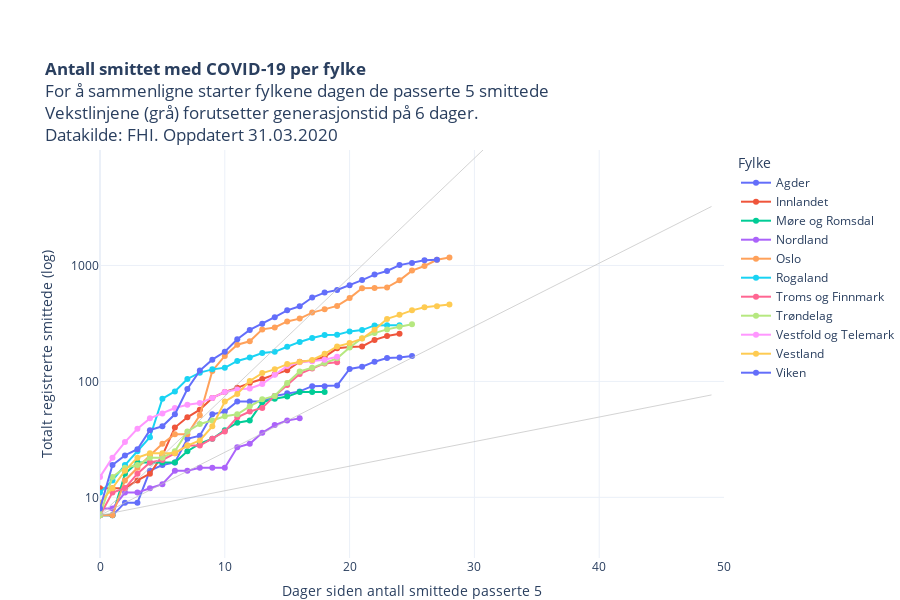

The notebook cell saved with this chart:
### Code cell
kategori = [i for i in restart["Fylke"].unique()]
kategori.sort()

fig = px.scatter(restart, 
                 x="level_1", 
                 y="value", 
                 color="Fylke",
                 hover_name="Fylke",
                 hover_data=["RHF", "variable", "value"],
                 #animation_frame="variable",
                 #animation_group="RHF",
                 log_y=True,
                 height=600,
                 #category_orders={"Fylke": kategori}, 
                 #color_discrete_sequence=colorlist,
                 template = "plotly_white",
                 range_y=[3,9900],
                 range_x=[0,50],
                 title = "<b>Antall smittet med COVID-19 per fylke</b><br>For å sammenligne starter fylkene dagen de passerte 5 smittede<br>Vekstlinjene (grå) forutsetter generasjonstid på 6 dager.<br>Datakilde: FHI. Oppdatert "+datetime.today().strftime('%d.%m.%Y'),
                 labels = {"level_1": "Dager siden antall smittede passerte 5", "variable": "Dato", "value": "Totalt registrerte smittede (log)"}    
                )

fig.update_traces(mode="markers+lines")

fig.update_layout(autosize=True,
    margin=dict(l=100, r=100, t=150, b=0),
    paper_bgcolor='rgba(0, 0, 0, 0)',
    #plot_bgcolor='rgb(248, 248, 255),'    
                 )
fig.update_yaxes(nticks=4)



fig.add_trace(go.Scatter(x=np.arange(50), 
                        y=np.fv(((1.8-1)/6),np.arange(50),0,-7, when="begin"), 
                        mode='lines',
                        name="R<sub>t</sub>=1,8",
                        hoverinfo="name",
                        showlegend=False,
                        line=dict(
                            color="rgba(192,192,192,0.7)",
                            width=1
                               )))

fig.add_trace(go.Scatter(x=np.arange(50), 
                        y=np.fv(((1.3-1)/6),np.arange(50),0,-7, when="begin"), 
                        mode='lines',
                        name="R<sub>t</sub>=1,3",
                        hoverinfo="name",
                        showlegend=False,
                        line=dict(
                            color="rgba(192,192,192,0.7)",
                            width=1
                               )))

fig.add_trace(go.Scatter(x=np.arange(50), 
                        y=np.fv(((2.6-1)/6),np.arange(50),0,-7, when="begin"), 
                        mode='lines',
                        name="R<sub>t</sub>=2,6",
                        showlegend=False,
                        hoverinfo="name",
                        line=dict(
                            color="rgba(192,192,192,0.7)",
                            width=1
                               )))

fig.add_annotation(
            x=40,
            y=400,
            text="dict Text 2")



py.plot(fig, filename='COVID19_antall_per_fylke.html', auto_open=False)
fig.show()

### Figure 1 — Plotly figure (JSON) as saved in the notebook; plotly's stock layout.template omitted (floating-point values rounded to 4 significant figures)
{"data": [{"customdata": [["Helse Sør-Øst", "05 Mar", 7], ["Helse Sør-Øst", "06 Mar", 7], ["Helse Sør-Øst", "07 Mar", 9], ["Helse Sør-Øst", "08 Mar", 9], ["Helse Sør-Øst", "09 Mar", 17], ["Helse Sør-Øst", "10 Mar", 19], ["Helse Sør-Øst", "11 Mar", 20], ["Helse Sør-Øst", "12 Mar", 32], ["Helse Sør-Øst", "13 Mar", 34], ["Helse Sør-Øst", "14 Mar", 52], ["Helse Sør-Øst", "15 Mar", 55], ["Helse Sør-Øst", "16 Mar", 67], ["Helse Sør-Øst", "17 Mar", 67], ["Helse Sør-Øst", "18 Mar", 67], ["Helse Sør-Øst", "19 Mar", 75], ["Helse Sør-Øst", "20 Mar", 79], ["Helse Sør-Øst", "21 Mar", 82], ["Helse Sør-Øst", "22 Mar", 91], ["Helse Sør-Øst", "23 Mar", 91], ["Helse Sør-Øst", "24 Mar", 92], ["Helse Sør-Øst", "25 Mar", 128], ["Helse Sør-Øst", "26 Mar", 134], ["Helse Sør-Øst", "27 Mar", 148], ["Helse Sør-Øst", "28 Mar", 159], ["Helse Sør-Øst", "29 Mar", 161], ["Helse Sør-Øst", "30 Mar", 166]], "hoverlabel": {"namelength": 0}, "hovertemplate": "<b>%{hovertext}</b><br><br>Fylke=Agder<br>Dager siden antall smittede passerte 5=%{x}<br>Totalt registrerte smittede (log)=%{customdata[2]}<br>RHF=%{customdata[0]}<br>Dato=%{customdata[1]}", "hovertext": ["Agder", "Agder", "Agder", "Agder", "Agder", "Agder", "Agder", "Agder", "Agder", "Agder", "Agder", "Agder", "Agder", "Agder", "Agder", "Agder", "Agder", "Agder", "Agder", "Agder", "Agder", "Agder", "Agder", "Agder", "Agder", "Agder"], "legendgroup": "Agder", "marker": {"color": "#636efa", "symbol": "circle"}, "mode": "markers+lines", "name": "Agder", "showlegend": true, "type": "scatter", "x": [0, 1, 2, 3, 4, 5, 6, 7, 8, 9, 10, 11, 12, 13, 14, 15, 16, 17, 18, 19, 20, 21, 22, 23, 24, 25], "xaxis": "x", "y": [7, 7, 9, 9, 17, 19, 20, 32, 34, 52, 55, 67, 67, 67, 75, 79, 82, 91, 91, 92, 128, 134, 148, 159, 161, 166], "yaxis": "y"}, {"customdata": [["Helse Sør-Øst", "06 Mar", 12], ["Helse Sør-Øst", "07 Mar", 12], ["Helse Sør-Øst", "08 Mar", 12], ["Helse Sør-Øst", "09 Mar", 14], ["Helse Sør-Øst", "10 Mar", 16], ["Helse Sør-Øst", "11 Mar", 23], ["Helse Sør-Øst", "12 Mar", 40], ["Helse Sør-Øst", "13 Mar", 49], ["Helse Sør-Øst", "14 Mar", 57], ["Helse Sør-Øst", "15 Mar", 72], ["Helse Sør-Øst", "16 Mar", 81], ["Helse Sør-Øst", "17 Mar", 88], ["Helse Sør-Øst", "18 Mar", 97], ["Helse Sør-Øst", "19 Mar", 105], ["Helse Sør-Øst", "20 Mar", 115], ["Helse Sør-Øst", "21 Mar", 125], ["Helse Sør-Øst", "22 Mar", 148], ["Helse Sør-Øst", "23 Mar", 151], ["Helse Sør-Øst", "24 Mar", 163], ["Helse Sør-Øst", "25 Mar", 193], ["Helse Sør-Øst", "26 Mar", 198], ["Helse Sør-Øst", "27 Mar", 200], ["Helse Sør-Øst", "28 Mar", 228], ["Helse Sør-Øst", "29 Mar", 246], ["Helse Sør-Øst", "30 Mar", 258]], "hoverlabel": {"namelength": 0}, "hovertemplate": "<b>%{hovertext}</b><br><br>Fylke=Innlandet<br>Dager siden antall smittede passerte 5=%{x}<br>Totalt registrerte smittede (log)=%{customdata[2]}<br>RHF=%{customdata[0]}<br>Dato=%{customdata[1]}", "hovertext": ["Innlandet", "Innlandet", "Innlandet", "Innlandet", "Innlandet", "Innlandet", "Innlandet", "Innlandet", "Innlandet", "Innlandet", "Innlandet", "Innlandet", "Innlandet", "Innlandet", "Innlandet", "Innlandet", "Innlandet", "Innlandet", "Innlandet", "Innlandet", "Innlandet", "Innlandet", "Innlandet", "Innlandet", "Innlandet"], "legendgroup": "Innlandet", "marker": {"color": "#EF553B", "symbol": "circle"}, "mode": "markers+lines", "name": "Innlandet", "showlegend": true, "type": "scatter", "x": [0, 1, 2, 3, 4, 5, 6, 7, 8, 9, 10, 11, 12, 13, 14, 15, 16, 17, 18, 19, 20, 21, 22, 23, 24], "xaxis": "x", "y": [12, 12, 12, 14, 16, 23, 40, 49, 57, 72, 81, 88, 97, 105, 115, 125, 148, 151, 163, 193, 198, 200, 228, 246, 258], "yaxis": "y"}, {"customdata": [["Helse Midt-Norge", "11 Mar", 7], ["Helse Midt-Norge", "13 Mar", 7], ["Helse Midt-Norge", "14 Mar", 16], ["Helse Midt-Norge", "15 Mar", 20], ["Helse Midt-Norge", "16 Mar", 20], ["Helse Midt-Norge", "17 Mar", 20], ["Helse Midt-Norge", "18 Mar", 20], ["Helse Midt-Norge", "19 Mar", 25], ["Helse Midt-Norge", "20 Mar", 29], ["Helse Midt-Norge", "21 Mar", 32], ["Helse Midt-Norge", "22 Mar", 38], ["Helse Midt-Norge", "23 Mar", 44], ["Helse Midt-Norge", "24 Mar", 46], ["Helse Midt-Norge", "25 Mar", 66], ["Helse Midt-Norge", "26 Mar", 71], ["Helse Midt-Norge", "27 Mar", 74], ["Helse Midt-Norge", "28 Mar", 81], ["Helse Midt-Norge", "29 Mar", 81], ["Helse Midt-Norge", "30 Mar", 81]], "hoverlabel": {"namelength": 0}, "hovertemplate": "<b>%{hovertext}</b><br><br>Fylke=Møre og Romsdal<br>Dager siden antall smittede passerte 5=%{x}<br>Totalt registrerte smittede (log)=%{customdata[2]}<br>RHF=%{customdata[0]}<br>Dato=%{customdata[1]}", "hovertext": ["Møre og Romsdal", "Møre og Romsdal", "Møre og Romsdal", "Møre og Romsdal", "Møre og Romsdal", "Møre og Romsdal", "Møre og Romsdal", "Møre og Romsdal", "Møre og Romsdal", "Møre og Romsdal", "Møre og Romsdal", "Møre og Romsdal", "Møre og Romsdal", "Møre og Romsdal", "Møre og Romsdal", "Møre og Romsdal", "Møre og Romsdal", "Møre og Romsdal", "Møre og Romsdal"], "legendgroup": "Møre og Romsdal", "marker": {"color": "#00cc96", "symbol": "circle"}, "mode": "markers+lines", "name": "Møre og Romsdal", "showlegend": true, "type": "scatter", "x": [0, 1, 2, 3, 4, 5, 6, 7, 8, 9, 10, 11, 12, 13, 14, 15, 16, 17, 18], "xaxis": "x", "y": [7, 7, 16, 20, 20, 20, 20, 25, 29, 32, 38, 44, 46, 66, 71, 74, 81, 81, 81], "yaxis": "y"}, {"customdata": [["Helse Nord", "14 Mar", 8], ["Helse Nord", "15 Mar", 8], ["Helse Nord", "16 Mar", 11], ["Helse Nord", "17 Mar", 11], ["Helse Nord", "18 Mar", 12], ["Helse Nord", "19 Mar", 13], ["Helse Nord", "20 Mar", 17], ["Helse Nord", "21 Mar", 17], ["Helse Nord", "22 Mar", 18], ["Helse Nord", "23 Mar", 18], ["Helse Nord", "24 Mar", 18], ["Helse Nord", "25 Mar", 27], ["Helse Nord", "26 Mar", 29], ["Helse Nord", "27 Mar", 36], ["Helse Nord", "28 Mar", 42], ["Helse Nord", "29 Mar", 46], ["Helse Nord", "30 Mar", 48]], "hoverlabel": {"namelength": 0}, "hovertemplate": "<b>%{hovertext}</b><br><br>Fylke=Nordland<br>Dager siden antall smittede passerte 5=%{x}<br>Totalt registrerte smittede (log)=%{customdata[2]}<br>RHF=%{customdata[0]}<br>Dato=%{customdata[1]}", "hovertext": ["Nordland", "Nordland", "Nordland", "Nordland", "Nordland", "Nordland", "Nordland", "Nordland", "Nordland", "Nordland", "Nordland", "Nordland", "Nordland", "Nordland", "Nordland", "Nordland", "Nordland"], "legendgroup": "Nordland", "marker": {"color": "#ab63fa", "symbol": "circle"}, "mode": "markers+lines", "name": "Nordland", "showlegend": true, "type": "scatter", "x": [0, 1, 2, 3, 4, 5, 6, 7, 8, 9, 10, 11, 12, 13, 14, 15, 16], "xaxis": "x", "y": [8, 8, 11, 11, 12, 13, 17, 17, 18, 18, 18, 27, 29, 36, 42, 46, 48], "yaxis": "y"}, {"customdata": [["Helse Sør-Øst", "02 Mar", 7], ["Helse Sør-Øst", "03 Mar", 7], ["Helse Sør-Øst", "04 Mar", 14], ["Helse Sør-Øst", "05 Mar", 18], ["Helse Sør-Øst", "06 Mar", 23], ["Helse Sør-Øst", "07 Mar", 29], ["Helse Sør-Øst", "08 Mar", 35], ["Helse Sør-Øst", "09 Mar", 35], ["Helse Sør-Øst", "10 Mar", 51], ["Helse Sør-Øst", "11 Mar", 123], ["Helse Sør-Øst", "12 Mar", 166], ["Helse Sør-Øst", "13 Mar", 207], ["Helse Sør-Øst", "14 Mar", 222], ["Helse Sør-Øst", "15 Mar", 281], ["Helse Sør-Øst", "16 Mar", 292], ["Helse Sør-Øst", "17 Mar", 329], ["Helse Sør-Øst", "18 Mar", 348], ["Helse Sør-Øst", "19 Mar", 392], ["Helse Sør-Øst", "20 Mar", 419], ["Helse Sør-Øst", "21 Mar", 448], ["Helse Sør-Øst", "22 Mar", 523], ["Helse Sør-Øst", "23 Mar", 636], ["Helse Sør-Øst", "24 Mar", 640], ["Helse Sør-Øst", "25 Mar", 647], ["Helse Sør-Øst", "26 Mar", 744], ["Helse Sør-Øst", "27 Mar", 903], ["Helse Sør-Øst", "28 Mar", 989], ["Helse Sør-Øst", "29 Mar", 1118], ["Helse Sør-Øst", "30 Mar", 1169]], "hoverlabel": {"namelength": 0}, "hovertemplate": "<b>%{hovertext}</b><br><br>Fylke=Oslo<br>Dager siden antall smittede passerte 5=%{x}<br>Totalt registrerte smittede (log)=%{customdata[2]}<br>RHF=%{customdata[0]}<br>Dato=%{customdata[1]}", "hovertext": ["Oslo", "Oslo", "Oslo", "Oslo", "Oslo", "Oslo", "Oslo", "Oslo", "Oslo", "Oslo", "Oslo", "Oslo", "Oslo", "Oslo", "Oslo", "Oslo", "Oslo", "Oslo", "Oslo", "Oslo", "Oslo", "Oslo", "Oslo", "Oslo", "Oslo", "Oslo", "Oslo", "Oslo", "Oslo"], "legendgroup": "Oslo", "marker": {"color": "#FFA15A", "symbol": "circle"}, "mode": "markers+lines", "name": "Oslo", "showlegend": true, "type": "scatter", "x": [0, 1, 2, 3, 4, 5, 6, 7, 8, 9, 10, 11, 12, 13, 14, 15, 16, 17, 18, 19, 20, 21, 22, 23, 24, 25, 26, 27, 28], "xaxis": "x", "y": [7, 7, 14, 18, 23, 29, 35, 35, 51, 123, 166, 207, 222, 281, 292, 329, 348, 392, 419, 448, 523, 636, 640, 647, 744, 903, 989, 1118, 1169], "yaxis": "y"}, {"customdata": [["Helse Vest", "06 Mar", 11], ["Helse Vest", "07 Mar", 14], ["Helse Vest", "08 Mar", 19], ["Helse Vest", "09 Mar", 25], ["Helse Vest", "10 Mar", 33], ["Helse Vest", "11 Mar", 71], ["Helse Vest", "12 Mar", 82], ["Helse Vest", "13 Mar", 105], ["Helse Vest", "14 Mar", 119], ["Helse Vest", "15 Mar", 127], ["Helse Vest", "16 Mar", 131], ["Helse Vest", "17 Mar", 150], ["Helse Vest", "18 Mar", 161], ["Helse Vest", "19 Mar", 176], ["Helse Vest", "20 Mar", 180], ["Helse Vest", "21 Mar", 199], ["Helse Vest", "22 Mar", 219], ["Helse Vest", "23 Mar", 237], ["Helse Vest", "24 Mar", 251], ["Helse Vest", "25 Mar", 253], ["Helse Vest", "26 Mar", 270], ["Helse Vest", "27 Mar", 277], ["Helse Vest", "28 Mar", 304], ["Helse Vest", "29 Mar", 305], ["Helse Vest", "30 Mar", 305]], "hoverlabel": {"namelength": 0}, "hovertemplate": "<b>%{hovertext}</b><br><br>Fylke=Rogaland<br>Dager siden antall smittede passerte 5=%{x}<br>Totalt registrerte smittede (log)=%{customdata[2]}<br>RHF=%{customdata[0]}<br>Dato=%{customdata[1]}", "hovertext": ["Rogaland", "Rogaland", "Rogaland", "Rogaland", "Rogaland", "Rogaland", "Rogaland", "Rogaland", "Rogaland", "Rogaland", "Rogaland", "Rogaland", "Rogaland", "Rogaland", "Rogaland", "Rogaland", "Rogaland", "Rogaland", "Rogaland", "Rogaland", "Rogaland", "Rogaland", "Rogaland", "Rogaland", "Rogaland"], "legendgroup": "Rogaland", "marker": {"color": "#19d3f3", "symbol": "circle"}, "mode": "markers+lines", "name": "Rogaland", "showlegend": true, "type": "scatter", "x": [0, 1, 2, 3, 4, 5, 6, 7, 8, 9, 10, 11, 12, 13, 14, 15, 16, 17, 18, 19, 20, 21, 22, 23, 24], "xaxis": "x", "y": [11, 14, 19, 25, 33, 71, 82, 105, 119, 127, 131, 150, 161, 176, 180, 199, 219, 237, 251, 253, 270, 277, 304, 305, 305], "yaxis": "y"}, {"customdata": [["Helse Nord", "11 Mar", 7], ["Helse Nord", "12 Mar", 11], ["Helse Nord", "13 Mar", 12], ["Helse Nord", "14 Mar", 16], ["Helse Nord", "15 Mar", 20], ["Helse Nord", "16 Mar", 21], ["Helse Nord", "17 Mar", 24], ["Helse Nord", "18 Mar", 28], ["Helse Nord", "19 Mar", 28], ["Helse Nord", "20 Mar", 32], ["Helse Nord", "21 Mar", 37], ["Helse Nord", "22 Mar", 49], ["Helse Nord", "23 Mar", 55], ["Helse Nord", "24 Mar", 59], ["Helse Nord", "25 Mar", 75], ["Helse Nord", "26 Mar", 93], ["Helse Nord", "27 Mar", 116], ["Helse Nord", "28 Mar", 129], ["Helse Nord", "29 Mar", 143], ["Helse Nord", "30 Mar", 146]], "hoverlabel": {"namelength": 0}, "hovertemplate": "<b>%{hovertext}</b><br><br>Fylke=Troms og Finnmark<br>Dager siden antall smittede passerte 5=%{x}<br>Totalt registrerte smittede (log)=%{customdata[2]}<br>RHF=%{customdata[0]}<br>Dato=%{customdata[1]}", "hovertext": ["Troms og Finnmark", "Troms og Finnmark", "Troms og Finnmark", "Troms og Finnmark", "Troms og Finnmark", "Troms og Finnmark", "Troms og Finnmark", "Troms og Finnmark", "Troms og Finnmark", "Troms og Finnmark", "Troms og Finnmark", "Troms og Finnmark", "Troms og Finnmark", "Troms og Finnmark", "Troms og Finnmark", "Troms og Finnmark", "Troms og Finnmark", "Troms og Finnmark", "Troms og Finnmark", "Troms og Finnmark"], "legendgroup": "Troms og Finnmark", "marker": {"color": "#FF6692", "symbol": "circle"}, "mode": "markers+lines", "name": "Troms og Finnmark", "showlegend": true, "type": "scatter", "x": [0, 1, 2, 3, 4, 5, 6, 7, 8, 9, 10, 11, 12, 13, 14, 15, 16, 17, 18, 19], "xaxis": "x", "y": [7, 11, 12, 16, 20, 21, 24, 28, 28, 32, 37, 49, 55, 59, 75, 93, 116, 129, 143, 146], "yaxis": "y"}, {"customdata": [["Helse Midt-Norge", "05 Mar", 7], ["Helse Midt-Norge", "06 Mar", 15], ["Helse Midt-Norge", "07 Mar", 18], ["Helse Midt-Norge", "08 Mar", 19], ["Helse Midt-Norge", "09 Mar", 22], ["Helse Midt-Norge", "10 Mar", 22], ["Helse Midt-Norge", "11 Mar", 25], ["Helse Midt-Norge", "12 Mar", 37], ["Helse Midt-Norge", "13 Mar", 43], ["Helse Midt-Norge", "14 Mar", 46], ["Helse Midt-Norge", "15 Mar", 50], ["Helse Midt-Norge", "16 Mar", 52], ["Helse Midt-Norge", "17 Mar", 61], ["Helse Midt-Norge", "18 Mar", 70], ["Helse Midt-Norge", "19 Mar", 75], ["Helse Midt-Norge", "20 Mar", 97], ["Helse Midt-Norge", "21 Mar", 122], ["Helse Midt-Norge", "22 Mar", 131], ["Helse Midt-Norge", "23 Mar", 144], ["Helse Midt-Norge", "24 Mar", 158], ["Helse Midt-Norge", "25 Mar", 196], ["Helse Midt-Norge", "26 Mar", 236], ["Helse Midt-Norge", "27 Mar", 261], ["Helse Midt-Norge", "28 Mar", 281], ["Helse Midt-Norge", "29 Mar", 296], ["Helse Midt-Norge", "30 Mar", 311]], "hoverlabel": {"namelength": 0}, "hovertemplate": "<b>%{hovertext}</b><br><br>Fylke=Trøndelag<br>Dager siden antall smittede passerte 5=%{x}<br>Totalt registrerte smittede (log)=%{customdata[2]}<br>RHF=%{customdata[0]}<br>Dato=%{customdata[1]}", "hovertext": ["Trøndelag", "Trøndelag", "Trøndelag", "Trøndelag", "Trøndelag", "Trøndelag", "Trøndelag", "Trøndelag", "Trøndelag", "Trøndelag", "Trøndelag", "Trøndelag", "Trøndelag", "Trøndelag", "Trøndelag", "Trøndelag", "Trøndelag", "Trøndelag", "Trøndelag", "Trøndelag", "Trøndelag", "Trøndelag", "Trøndelag", "Trøndelag", "Trøndelag", "Trøndelag"], "legendgroup": "Trøndelag", "marker": {"color": "#B6E880", "symbol": "circle"}, "mode": "markers+lines", "name": "Trøndelag", "showlegend": true, "type": "scatter", "x": [0, 1, 2, 3, 4, 5, 6, 7, 8, 9, 10, 11, 12, 13, 14, 15, 16, 17, 18, 19, 20, 21, 22, 23, 24, 25], "xaxis": "x", "y": [7, 15, 18, 19, 22, 22, 25, 37, 43, 46, 50, 52, 61, 70, 75, 97, 122, 131, 144, 158, 196, 236, 261, 281, 296, 311], "yaxis": "y"}, {"customdata": [["Helse Sør-Øst", "11 Mar", 15], ["Helse Sør-Øst", "12 Mar", 22], ["Helse Sør-Øst", "13 Mar", 30], ["Helse Sør-Øst", "14 Mar", 39], ["Helse Sør-Øst", "15 Mar", 48], ["Helse Sør-Øst", "16 Mar", 53], ["Helse Sør-Øst", "17 Mar", 59], ["Helse Sør-Øst", "18 Mar", 63], ["Helse Sør-Øst", "19 Mar", 65], ["Helse Sør-Øst", "20 Mar", 72], ["Helse Sør-Øst", "21 Mar", 81], ["Helse Sør-Øst", "22 Mar", 85], ["Helse Sør-Øst", "23 Mar", 87], ["Helse Sør-Øst", "24 Mar", 95], ["Helse Sør-Øst", "25 Mar", 114], ["Helse Sør-Øst", "26 Mar", 136], ["Helse Sør-Øst", "27 Mar", 146], ["Helse Sør-Øst", "28 Mar", 149], ["Helse Sør-Øst", "29 Mar", 154], ["Helse Sør-Øst", "30 Mar", 163]], "hoverlabel": {"namelength": 0}, "hovertemplate": "<b>%{hovertext}</b><br><br>Fylke=Vestfold og Telemark<br>Dager siden antall smittede passerte 5=%{x}<br>Totalt registrerte smittede (log)=%{customdata[2]}<br>RHF=%{customdata[0]}<br>Dato=%{customdata[1]}", "hovertext": ["Vestfold og Telemark", "Vestfold og Telemark", "Vestfold og Telemark", "Vestfold og Telemark", "Vestfold og Telemark", "Vestfold og Telemark", "Vestfold og Telemark", "Vestfold og Telemark", "Vestfold og Telemark", "Vestfold og Telemark", "Vestfold og Telemark", "Vestfold og Telemark", "Vestfold og Telemark", "Vestfold og Telemark", "Vestfold og Telemark", "Vestfold og Telemark", "Vestfold og Telemark", "Vestfold og Telemark", "Vestfold og Telemark", "Vestfold og Telemark"], "legendgroup": "Vestfold og Telemark", "marker": {"color": "#FF97FF", "symbol": "circle"}, "mode": "markers+lines", "name": "Vestfold og Telemark", "showlegend": true, "type": "scatter", "x": [0, 1, 2, 3, 4, 5, 6, 7, 8, 9, 10, 11, 12, 13, 14, 15, 16, 17, 18, 19], "xaxis": "x", "y": [15, 22, 30, 39, 48, 53, 59, 63, 65, 72, 81, 85, 87, 95, 114, 136, 146, 149, 154, 163], "yaxis": "y"}, {"customdata": [["Helse Vest", "02 Mar", 9], ["Helse Vest", "03 Mar", 12], ["Helse Vest", "04 Mar", 17], ["Helse Vest", "05 Mar", 22], ["Helse Vest", "06 Mar", 24], ["Helse Vest", "07 Mar", 24], ["Helse Vest", "08 Mar", 24], ["Helse Vest", "09 Mar", 28], ["Helse Vest", "10 Mar", 31], ["Helse Vest", "11 Mar", 41], ["Helse Vest", "12 Mar", 67], ["Helse Vest", "13 Mar", 78], ["Helse Vest", "14 Mar", 101], ["Helse Vest", "15 Mar", 118], ["Helse Vest", "16 Mar", 127], ["Helse Vest", "17 Mar", 141], ["Helse Vest", "18 Mar", 147], ["Helse Vest", "19 Mar", 153], ["Helse Vest", "20 Mar", 173], ["Helse Vest", "21 Mar", 200], ["Helse Vest", "22 Mar", 214], ["Helse Vest", "23 Mar", 234], ["Helse Vest", "24 Mar", 279], ["Helse Vest", "25 Mar", 346], ["Helse Vest", "26 Mar", 375], ["Helse Vest", "27 Mar", 410], ["Helse Vest", "28 Mar", 436], ["Helse Vest", "29 Mar", 445], ["Helse Vest", "30 Mar", 460]], "hoverlabel": {"namelength": 0}, "hovertemplate": "<b>%{hovertext}</b><br><br>Fylke=Vestland<br>Dager siden antall smittede passerte 5=%{x}<br>Totalt registrerte smittede (log)=%{customdata[2]}<br>RHF=%{customdata[0]}<br>Dato=%{customdata[1]}", "hovertext": ["Vestland", "Vestland", "Vestland", "Vestland", "Vestland", "Vestland", "Vestland", "Vestland", "Vestland", "Vestland", "Vestland", "Vestland", "Vestland", "Vestland", "Vestland", "Vestland", "Vestland", "Vestland", "Vestland", "Vestland", "Vestland", "Vestland", "Vestland", "Vestland", "Vestland", "Vestland", "Vestland", "Vestland", "Vestland"], "legendgroup": "Vestland", "marker": {"color": "#FECB52", "symbol": "circle"}, "mode": "markers+lines", "name": "Vestland", "showlegend": true, "type": "scatter", "x": [0, 1, 2, 3, 4, 5, 6, 7, 8, 9, 10, 11, 12, 13, 14, 15, 16, 17, 18, 19, 20, 21, 22, 23, 24, 25, 26, 27, 28], "xaxis": "x", "y": [9, 12, 17, 22, 24, 24, 24, 28, 31, 41, 67, 78, 101, 118, 127, 141, 147, 153, 173, 200, 214, 234, 279, 346, 375, 410, 436, 445, 460], "yaxis": "y"}, {"customdata": [["Helse Sør-Øst", "03 Mar", 8], ["Helse Sør-Øst", "04 Mar", 19], ["Helse Sør-Øst", "05 Mar", 23], ["Helse Sør-Øst", "06 Mar", 26], ["Helse Sør-Øst", "07 Mar", 38], ["Helse Sør-Øst", "08 Mar", 41], ["Helse Sør-Øst", "09 Mar", 52], ["Helse Sør-Øst", "10 Mar", 86], ["Helse Sør-Øst", "11 Mar", 124], ["Helse Sør-Øst", "12 Mar", 154], ["Helse Sør-Øst", "13 Mar", 180], ["Helse Sør-Øst", "14 Mar", 231], ["Helse Sør-Øst", "15 Mar", 278], ["Helse Sør-Øst", "16 Mar", 314], ["Helse Sør-Øst", "17 Mar", 358], ["Helse Sør-Øst", "18 Mar", 410], ["Helse Sør-Øst", "19 Mar", 445], ["Helse Sør-Øst", "20 Mar", 529], ["Helse Sør-Øst", "21 Mar", 583], ["Helse Sør-Øst", "22 Mar", 615], ["Helse Sør-Øst", "23 Mar", 674], ["Helse Sør-Øst", "24 Mar", 748], ["Helse Sør-Øst", "25 Mar", 834], ["Helse Sør-Øst", "26 Mar", 896], ["Helse Sør-Øst", "27 Mar", 1007], ["Helse Sør-Øst", "28 Mar", 1048], ["Helse Sør-Øst", "29 Mar", 1107], ["Helse Sør-Øst", "30 Mar", 1118]], "hoverlabel": {"namelength": 0}, "hovertemplate": "<b>%{hovertext}</b><br><br>Fylke=Viken<br>Dager siden antall smittede passerte 5=%{x}<br>Totalt registrerte smittede (log)=%{customdata[2]}<br>RHF=%{customdata[0]}<br>Dato=%{customdata[1]}", "hovertext": ["Viken", "Viken", "Viken", "Viken", "Viken", "Viken", "Viken", "Viken", "Viken", "Viken", "Viken", "Viken", "Viken", "Viken", "Viken", "Viken", "Viken", "Viken", "Viken", "Viken", "Viken", "Viken", "Viken", "Viken", "Viken", "Viken", "Viken", "Viken"], "legendgroup": "Viken", "marker": {"color": "#636efa", "symbol": "circle"}, "mode": "markers+lines", "name": "Viken", "showlegend": true, "type": "scatter", "x": [0, 1, 2, 3, 4, 5, 6, 7, 8, 9, 10, 11, 12, 13, 14, 15, 16, 17, 18, 19, 20, 21, 22, 23, 24, 25, 26, 27], "xaxis": "x", "y": [8, 19, 23, 26, 38, 41, 52, 86, 124, 154, 180, 231, 278, 314, 358, 410, 445, 529, 583, 615, 674, 748, 834, 896, 1007, 1048, 1107, 1118], "yaxis": "y"}, {"hoverinfo": "name", "line": {"color": "rgba(192,192,192,0.7)", "width": 1}, "mode": "lines", "name": "R<sub>t</sub>=1,8", "showlegend": false, "type": "scatter", "x": [0, 1, 2, 3, 4, 5, 6, 7, 8, 9, 10, 11, 12, 13, 14, 15, 16, 17, 18, 19, 20, 21, 22, 23, 24, 25, 26, 27, 28, 29, 30, 31, 32, 33, 34, 35, 36, 37, 38, 39, 40, 41, 42, 43, 44, 45, 46, 47, 48, 49], "y": [7, 7.933, 8.991, 10.19, 11.55, 13.09, 14.83, 16.81, 19.05, 21.59, 24.47, 27.74, 31.43, 35.62, 40.37, 45.76, 51.86, 58.77, 66.61, 75.49, 85.56, 96.96, 109.9, 124.5, 141.2, 160.0, 181.3, 205.5, 232.9, 263.9, 299.1, 339.0, 384.2, 435.4, 493.5, 559.3, 633.8, 718.3, 814.1, 922.7, 1046.0, 1185.0, 1343.0, 1522.0, 1725.0, 1955.0, 2216.0, 2511.0, 2846.0, 3226.0]}, {"hoverinfo": "name", "line": {"color": "rgba(192,192,192,0.7)", "width": 1}, "mode": "lines", "name": "R<sub>t</sub>=1,3", "showlegend": false, "type": "scatter", "x": [0, 1, 2, 3, 4, 5, 6, 7, 8, 9, 10, 11, 12, 13, 14, 15, 16, 17, 18, 19, 20, 21, 22, 23, 24, 25, 26, 27, 28, 29, 30, 31, 32, 33, 34, 35, 36, 37, 38, 39, 40, 41, 42, 43, 44, 45, 46, 47, 48, 49], "y": [7, 7.35, 7.718, 8.103, 8.509, 8.934, 9.381, 9.85, 10.34, 10.86, 11.4, 11.97, 12.57, 13.2, 13.86, 14.55, 15.28, 16.04, 16.85, 17.69, 18.57, 19.5, 20.48, 21.5, 22.58, 23.7, 24.89, 26.13, 27.44, 28.81, 30.25, 31.77, 33.35, 35.02, 36.77, 38.61, 40.54, 42.57, 44.7, 46.93, 49.28, 51.74, 54.33, 57.05, 59.9, 62.9, 66.04, 69.34, 72.81, 76.45]}, {"hoverinfo": "name", "line": {"color": "rgba(192,192,192,0.7)", "width": 1}, "mode": "lines", "name": "R<sub>t</sub>=2,6", "showlegend": false, "type": "scatter", "x": [0, 1, 2, 3, 4, 5, 6, 7, 8, 9, 10, 11, 12, 13, 14, 15, 16, 17, 18, 19, 20, 21, 22, 23, 24, 25, 26, 27, 28, 29, 30, 31, 32, 33, 34, 35, 36, 37, 38, 39, 40, 41, 42, 43, 44, 45, 46, 47, 48, 49], "y": [7, 8.867, 11.23, 14.23, 18.02, 22.82, 28.91, 36.62, 46.39, 58.76, 74.43, 94.27, 119.4, 151.3, 191.6, 242.7, 307.4, 389.4, 493.2, 624.7, 791.3, 1002.0, 1270.0, 1608.0, 2037.0, 2580.0, 3268.0, 4140.0, 5244.0, 6642.0, 8413.0, 10660.0, 13500.0, 17100.0, 21660.0, 27430.0, 34750.0, 44020.0, 55750.0, 70620.0, 89450.0, 113300.0, 143500.0, 181800.0, 230300.0, 291700.0, 369500.0, 468000.0, 592800.0, 750800.0]}], "layout": {"annotations": [{"text": "dict Text 2", "x": 40, "y": 400}], "autosize": true, "height": 600, "legend": {"title": {"text": "Fylke"}, "tracegroupgap": 0}, "margin": {"b": 0, "l": 100, "r": 100, "t": 150}, "paper_bgcolor": "rgba(0, 0, 0, 0)", "title": {"text": "<b>Antall smittet med COVID-19 per fylke</b><br>For å sammenligne starter fylkene dagen de passerte 5 smittede<br>Vekstlinjene (grå) forutsetter generasjonstid på 6 dager.<br>Datakilde: FHI. Oppdatert 31.03.2020"}, "xaxis": {"anchor": "y", "domain": [0, 1], "range": [0, 50], "title": {"text": "Dager siden antall smittede passerte 5"}}, "yaxis": {"anchor": "x", "domain": [0, 1], "nticks": 4, "range": [0.4771, 3.996], "title": {"text": "Totalt registrerte smittede (log)"}, "type": "log"}}}
